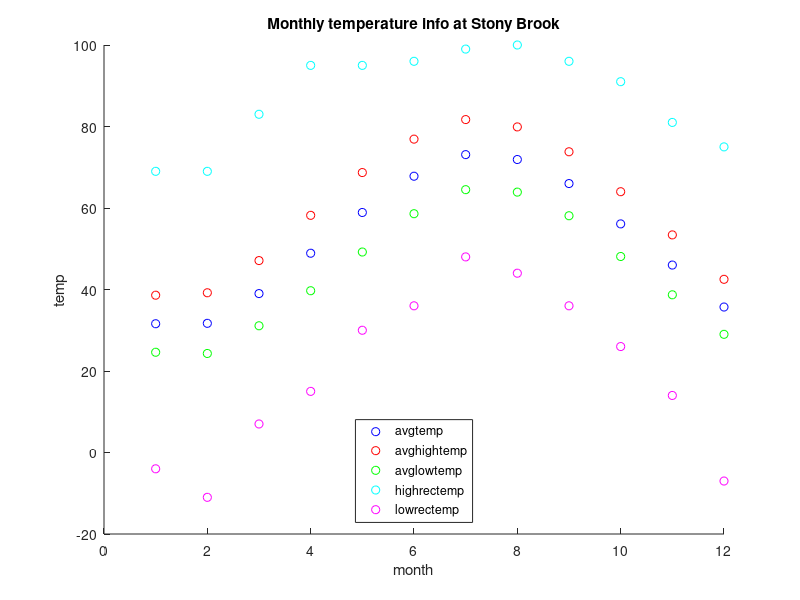

The MATLAB source for this figure:
% Jesse liu 111639610
clear all;clc;

file=fopen('monthly_temp_SB.txt');

if file==-1
    disp('File open not successful')
end

header=fgetl(file);
[headerinfo]=strsplit(header);

data=fscanf(file,'%c%c%c %f %f %f %f %f\n',[8 12]);
month=char(data([1:3],:)');
avgtemp=data(4,:);
avghightemp=data(5,:);
avglowtemp=data(6,:);
highrectemp=data(7,:);
lowrectemp=data(8,:);

month=1:numel(month)./3;
hold on
plot(month,avgtemp,'bo')
plot(month,avghightemp,'ro')
plot(month,avglowtemp,'go')
plot(month,highrectemp,'co')
plot(month,lowrectemp,'mo')
xlabel('month')
ylabel('temp')
title('Monthly temperature info at Stony Brook')
legend('avgtemp','avghightemp','avglowtemp','highrectemp','lowrectemp')
legend('Location','south')